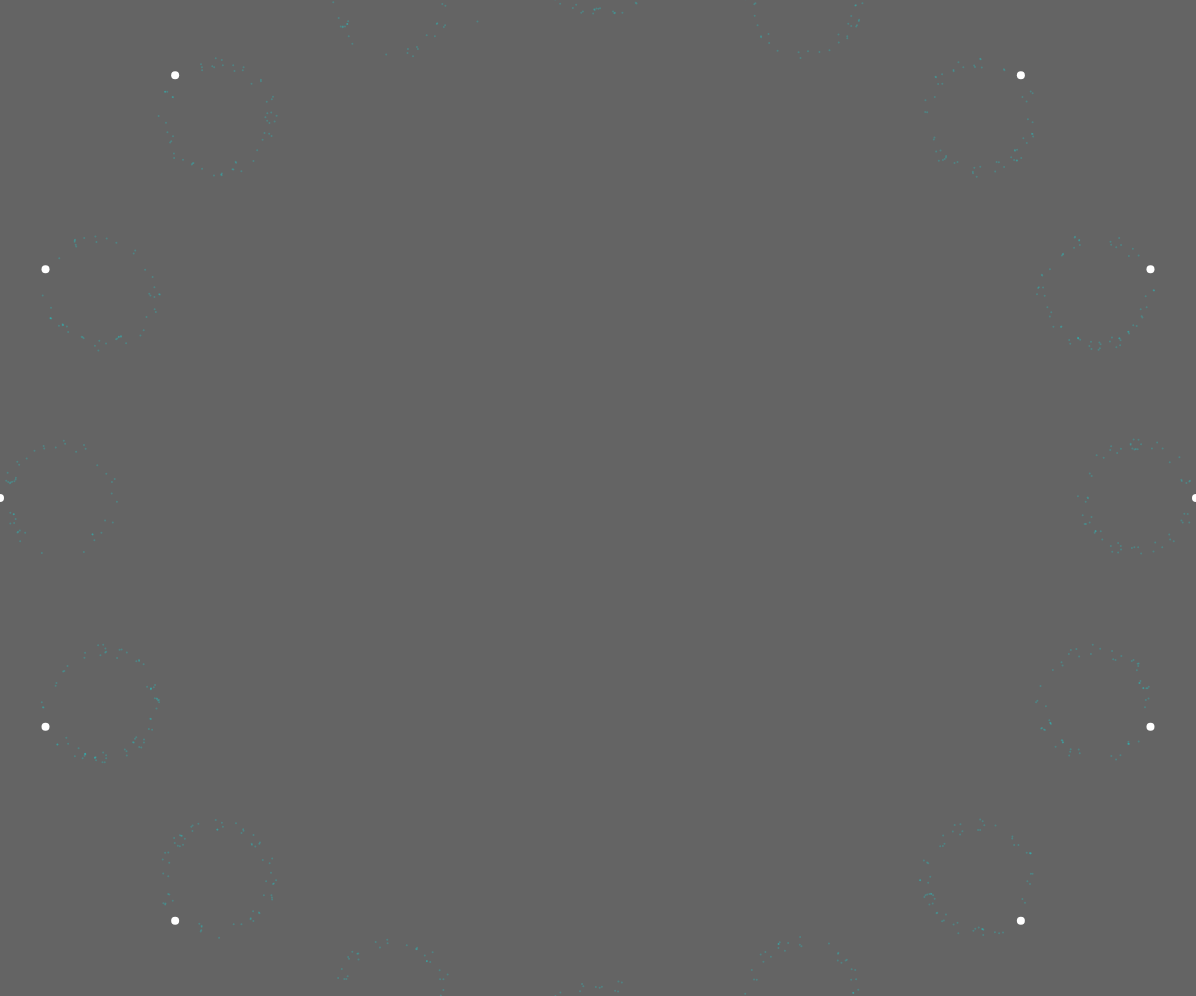
Frame 1 (no input)
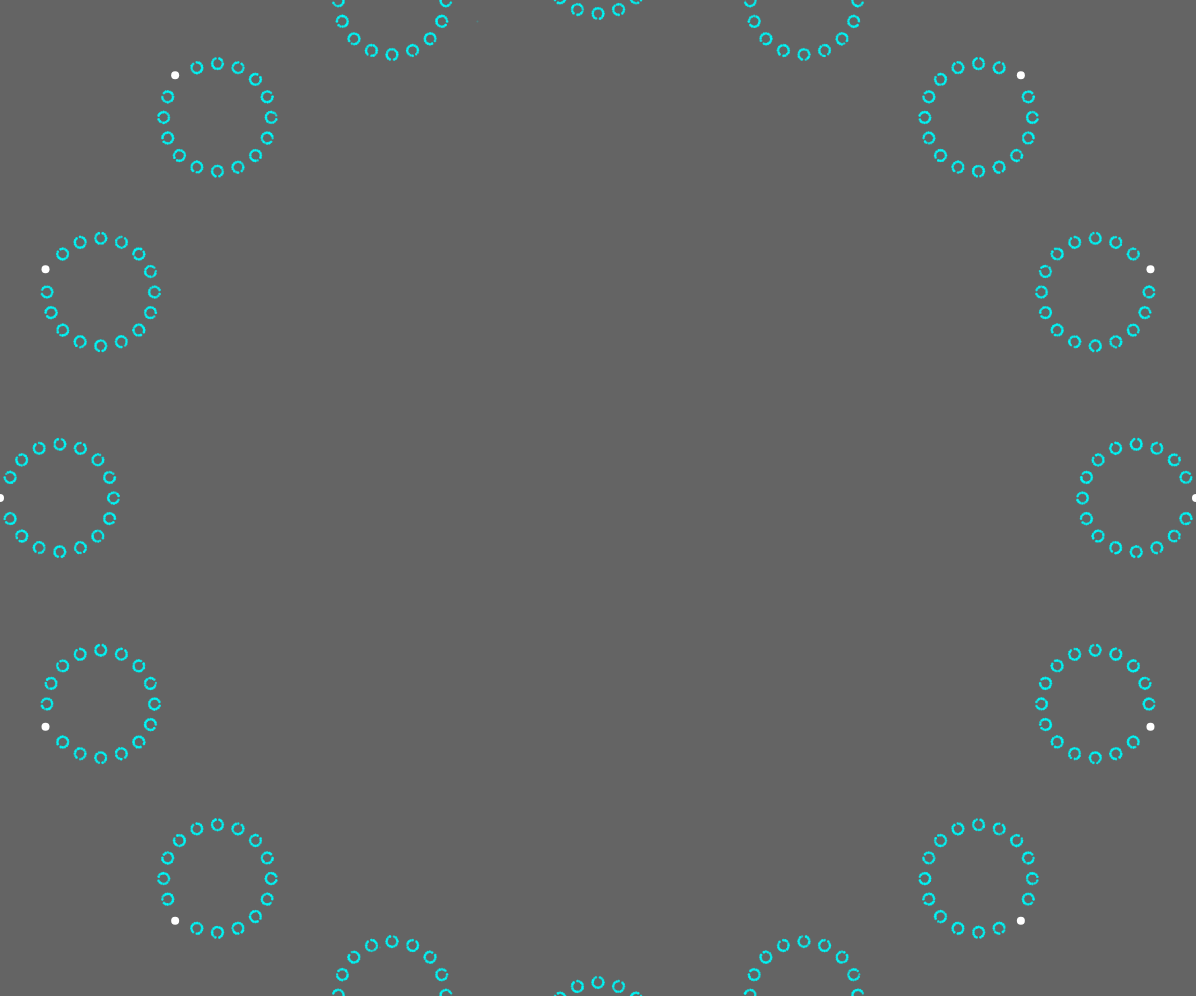
Frame 60 (no input)
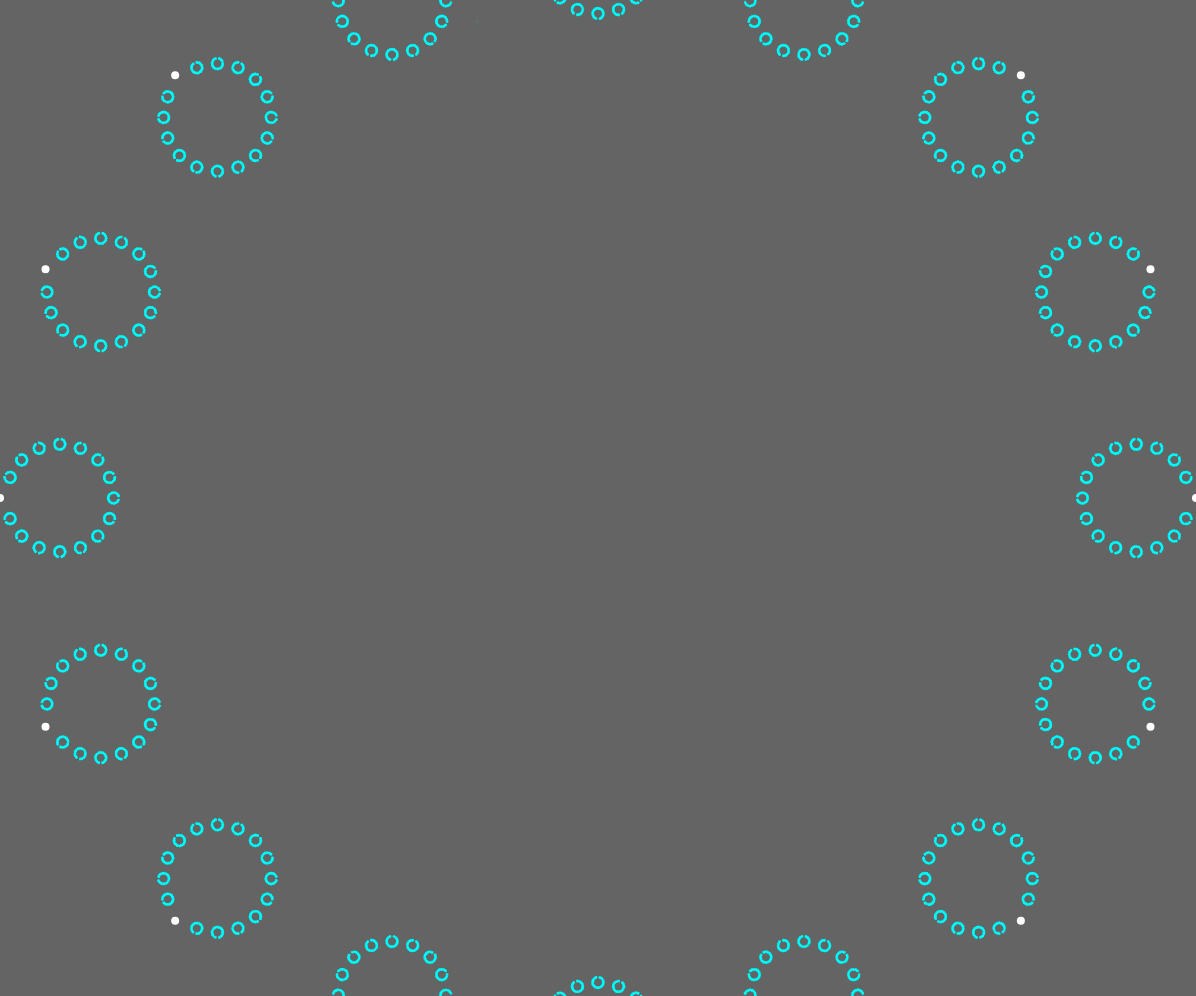
Frame 120 (the mouse pressed at the canvas centre since frame 60)

The p5.js sketch that drew these frames (run headless with seeded random() and noise() and a simulated clock; from frame 60 on, the mouse is pressed at the canvas centre):

// p5.js sketch
// ── sketch.js
let points;

let percent = 0.9;

let current;

let previous;

function setup() {

  createCanvas(window.innerWidth - 4, window.innerHeight - 4);
  translate(width / 2, height / 2);
  points = [];
  const n = 16;
  for (let i = 0; i < n; i++) {
    let angle = i * TWO_PI / n;
    let v = p5.Vector.fromAngle(angle);
    v.mult(width / 2);
    points.push(v);
  }
  reset();
}

function reset() {



  current = createVector(random(width), random(height));

  background(100);

  stroke(255);
  strokeWeight(8);



  for (let p of points) {
    point(p.x, p.y);
  }
}

function draw() {
  translate(width / 2, height / 2);


  for (let i = 0; i < 1000; i++) {
    strokeWeight(2);
    stroke(0, 255, 255, 50);

    let next = random(points);
    if (next != previous) {
      current.x = lerp(current.x, next.x, percent)
      current.y = lerp(current.y, next.y, percent)
      point(current.x, current.y);
    }
    previous = next;
  }
}
